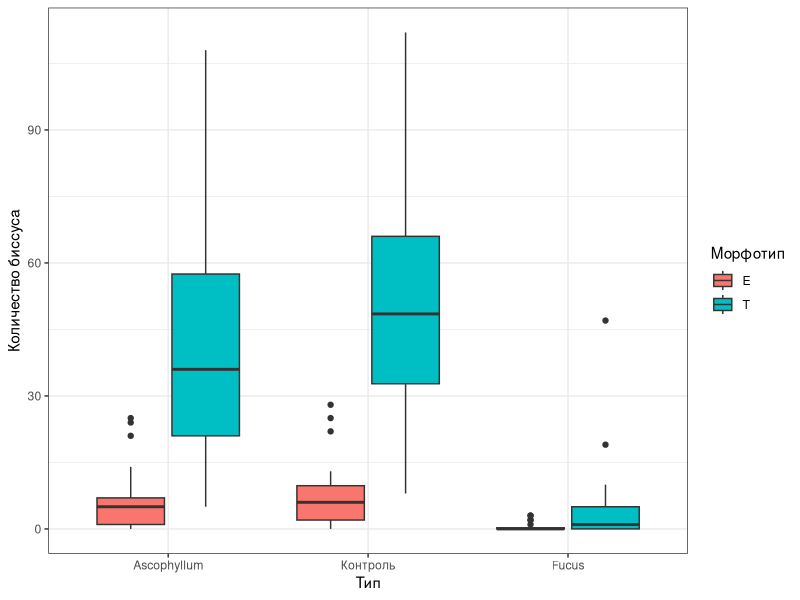

Generate this figure with R: (Note: this script raises an error after producing the figure.)
## ---- chunk 1
library(knitr)
opts_chunk$set(echo = FALSE)
## ---- chunk 2
library(readxl)
library(ggplot2)
library(broom)
library(knitr)
library(dplyr)
## ---- chunk 3
bys <- read_excel('Data/FucBys_2023.xlsx', na = "NA", sheet = "Experiment FucBys")
bys$Treatment <- factor(bys$Treatment)
bys$Treatment <- relevel(bys$Treatment, ref = 'Control')
labe = c('Ascophyllum', 'Контроль', 'Fucus')

frc <- read_excel('Data/FucBys_2023.xlsx', na = "NA", sheet = "Fuc_Tred_Force")
frc$True_Force <- frc$Force - frc$Weight / 1000 * 9.81
frc$True_Force[(!is.na(frc$True_Force)) & frc$True_Force < 0] <- 0


## ---- chunk 4
labe = c('Ascophyllum', 'Контроль', 'Fucus')
ggplot(bys, aes(x = Treatment, y = N_byss, fill = Morphotype)) + 
  geom_boxplot() +
  theme_bw()+
  labs(x = 'Тип', y = 'Количество биссуса', fill = 'Морфотип')+
  scale_x_discrete(label = labe)
## ---- chunk 5
mod <-lm(log(N_byss+1) ~ Treatment + Morphotype + Treatment:Morphotype, data = bys) 

anova_df <- tidy(anova(mod))

anova_df[,3:5] <- round(anova_df[,3:5], 3)
anova_df[,6] <- round(anova_df[,6], 4)

anova_df$symbol <- if(anova_df$p.value < 0.05){
  anova_df$symbol = '*'
}else{
    anova_df$symbol = 'NS'
    }

kable(anova_df,
      caption =  "Таблица 2. Дисперсионный анализ количества биссусных бляшек",
      col.names = c("Источник варьирования", "Df",	"SS",	"MS",	"F", "p", "")
      )


## ---- chunk 6
mod_anva <-aov(log(N_byss+1) ~ Treatment + Morphotype + Treatment:Morphotype, data = bys)

Tuk <- tidy(TukeyHSD(mod_anva))

Tuk <- Tuk %>% select(-null.value, -estimate, -conf.low, -conf.high)

Tuk$adj.p.value <- round(Tuk$adj.p.value, 4)

kable(Tuk,
      caption = "Табл. 3. Тест Тьюки. Попарное сравнение количества биссусных бляшек.",
      col.names = c('Источник варьирования', 'Сравнение', 'p'))


## ---- chunk 7
labef = c('Контроль', 'Fucus')
ggplot(frc, aes(fill = Morphotype, y = log(True_Force +1), x = Type ))+
  geom_boxplot()+
  theme_bw()+
  labs(x = 'Тип', y = 'Логарифм силы прикрепления', fill = 'Морфотип')+
  scale_x_discrete(label = labef)
## ---- chunk 8
frc$True_Force[(!is.na(frc$True_Force)) & frc$True_Force < 0] <- 0


mod <- lm(log(True_Force + 1) ~ Type + Morphotype + Type:Morphotype , data = frc)

anova_df <- tidy(anova(mod))

anova_df[,3:5] <- round(anova_df[,3:5], 3)
anova_df[,6] <- round(anova_df[,6], 4)


kable(anova_df,
      caption =  "Таблица 4. Дисперсионный анализ силы прикрепления",
      col.names = c("Источник варьирования", "Df",	"SS",	"MS",	"F", "p")
      )

## ---- chunk 9
frc$True_Force[(!is.na(frc$True_Force)) & frc$True_Force < 0] <- 0


mod <- aov(log(True_Force + 1) ~ Type + Morphotype + Type:Morphotype , data = frc)

tuk <- tidy(TukeyHSD(mod))

tuk <- tuk %>% select(-null.value, -estimate, -conf.low, -conf.high)

tuk$adj.p.value <- round(tuk$adj.p.value, 4)

kable(Tuk,
      caption = "Табл. 5. Тест Тьюки. Попарное сравнение силы прикрепления.",
      col.names = c('Источник варьирования', 'Сравнение', 'p'))
